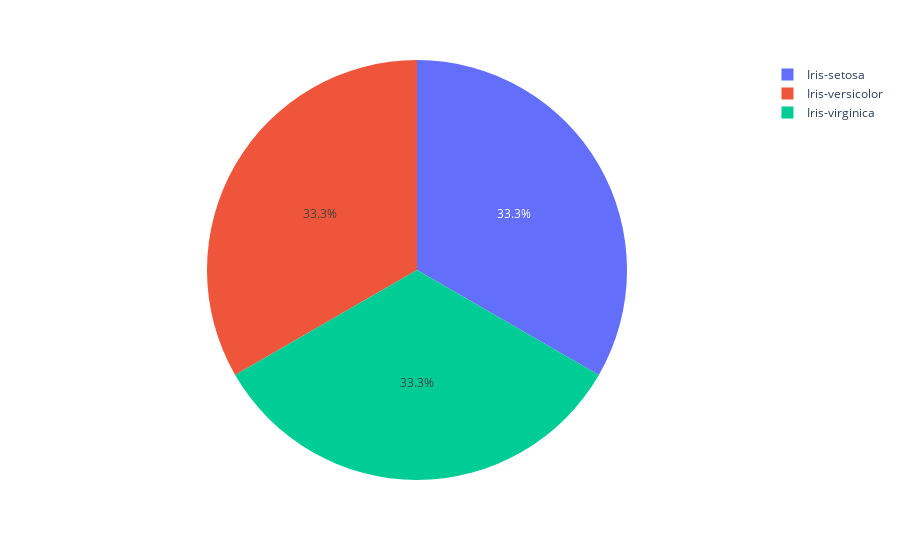

Notebook cell for this chart:
### Code cell
fig=px.pie(values=df['Species'].value_counts(),names=df['Species'].value_counts().index)
fig.show()

### Figure 1 — Plotly figure (JSON) as saved in the notebook; plotly's stock layout.template omitted (floating-point values rounded to 4 significant figures)
{"data": [{"domain": {"x": [0, 1], "y": [0, 1]}, "hovertemplate": "label=%{label}<br>value=%{value}<extra></extra>", "labels": ["Iris-setosa", "Iris-versicolor", "Iris-virginica"], "legendgroup": "", "name": "", "showlegend": true, "type": "pie", "values": [50, 50, 50]}], "layout": {"legend": {"tracegroupgap": 0}, "margin": {"t": 60}}}
